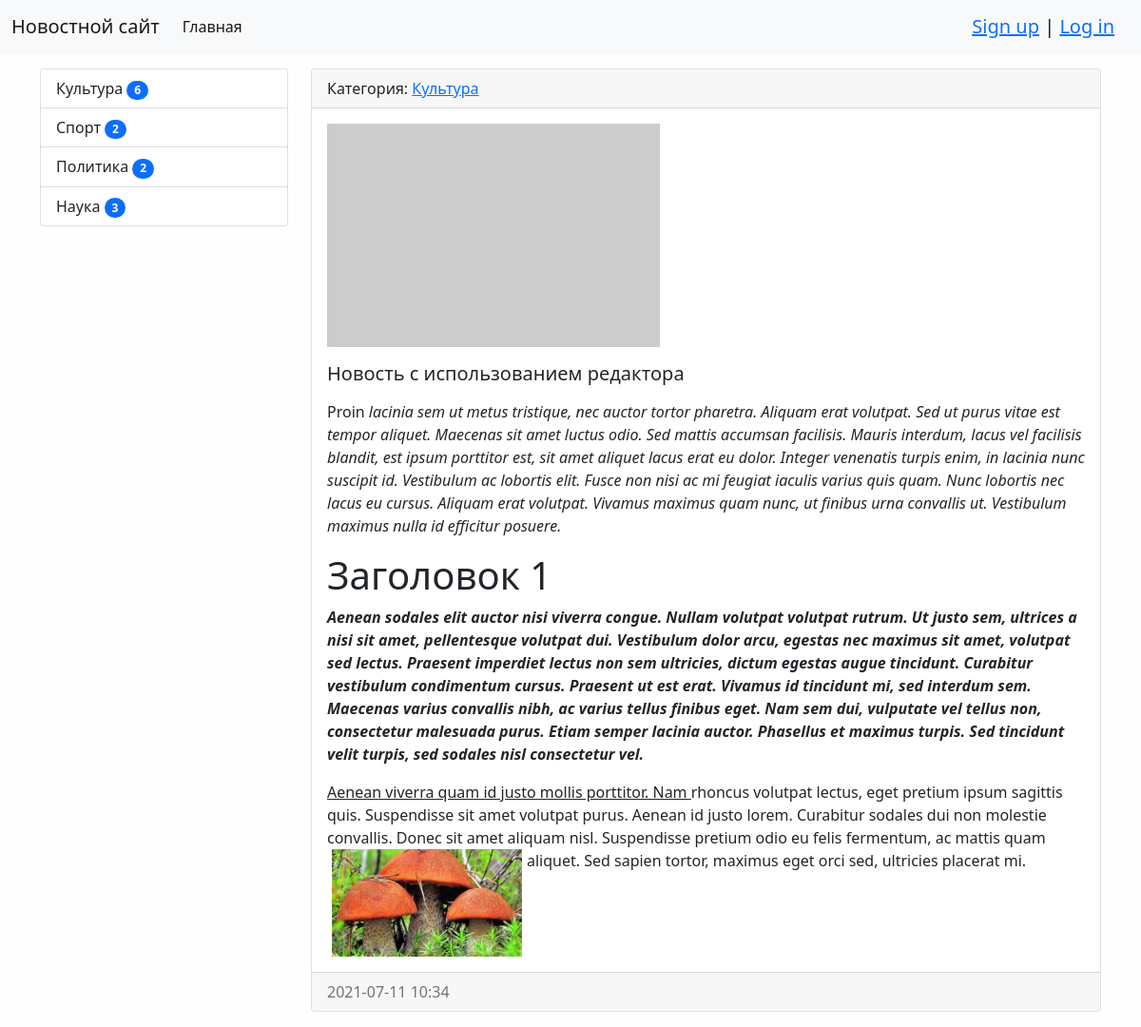
Screenshot of /news/18/ with the database file from the repository.
### news/models.py (models this page shows, shortened)
class Category(models.Model):
    title = models.CharField(max_length=150, verbose_name='Наименование', db_index=True)
    class Meta:
        verbose_name = 'Категория'
        verbose_name_plural = 'Категории'
        ordering = ['title']
    def __str__(self):
        return self.title
    def get_absolute_url(self):
        return reverse('index', kwargs={'category_id': self.pk})

class News(models.Model):
    title = models.CharField(max_length=150, verbose_name='Название')
    content = models.TextField(verbose_name='Содержание')
    creation_date = models.DateTimeField(auto_now_add=True, verbose_name='Создано')
    update_date = models.DateTimeField(auto_now=True, verbose_name='Обновлено')
    photo = models.ImageField(upload_to='photos/%Y/%m/%d/', verbose_name='Фото', blank=True)
    is_published = models.BooleanField(default=True, verbose_name='Опубликовано')
    views = models.IntegerField(default=0)
    category = models.ForeignKey('Category', on_delete=models.PROTECT, verbose_name='Категория')
    class Meta:
        verbose_name = 'Новость'
        verbose_name_plural = 'Новости'
        ordering = ['-creation_date', 'title']

### news/views.py (the view)
# urls.py: path('news/<int:pk>/', NewsOne.as_view(), name='news_one'),  # Можно через <int:pk> и <int:id>, лучше pk
class NewsOne(DetailView):
    model = News
    template_name = 'news/news_one.html'
    context_object_name = 'news_item'

### news/templatetags/news_tags.py (called while the page is built)
@register.simple_tag()
def get_categories():
    return Category.objects.annotate(amount=Count('news', filter=F('news__is_published'))).filter(amount__gt=0)

### news/templates/news/news_one.html (shortened to what this page needs)
{% extends 'base.html' %}
{% block sidebar %}
    {% include 'inc/_sidebar.html' %}
{% endblock sidebar %}
{% block content %}
      <div class="card mb-3">
          <div class="card-header">
              Категория: <a href="{{ news_item.category.get_absolute_url }}" >{{ news_item.category }}</a>
          </div>
          <div class="card-body">
              <div class="media">
                  {% if item.photo %}
                  <img class="mb-3" src="{{ news_item.photo.url }}" alt="" width="350">
                  {% else %}
                  <img class="mb-3" src="https://picsum.photos/350/235/?blur=2" alt="">
                  {% endif %}
              </div>
              <div class="media-body">
                  <h5 class="card-title">{{ news_item.title }}</h5>
                  {% autoescape off %}
                  <p class="card-text">{{ news_item.content}}</p>
                  {% endautoescape %}
              </div>
          </div>
          <div class="card-footer text-muted">
              {{ news_item.creation_date | date:"Y-m-d H:i" }}
          </div>
      </div>
{% endblock content %}

### templates/inc/_sidebar.html (shortened to what this page needs)
{% load news_tags %}
<div class="list-group">
    {% get_categories as categories %}
    {% for item in categories %}
    <a href="{{ item.get_absolute_url }}" class="list-group-item list-group-item-action">
        {{ item.title }} <span class="badge bg-primary rounded-pill">{{ item.amount }}</span>
    </a>
    {% endfor %}
</div>

### mysite/static/css/style.css (style rules this page uses)
body { background-color: #fefefe; }

### rows the page displays
Category: title "Культура", amount "6"
Category: title "Спорт", amount "2"
Category: title "Политика", amount "2"
Category: title "Наука", amount "3"
News: category "Культура", title "Новость с использованием редактора", content "Proin lacinia sem ut metus tristique, nec auctor tortor pharetra. Aliquam erat volutpat. Sed ut purus vitae est tempor aliquet. Maecenas sit amet luctus odio. Sed mattis accumsan facilisis. Mauris interdum, lacus vel facilisis blandit, est ipsum porttitor est, sit amet aliquet lacus erat eu dolor. Integer venenatis turpis enim, in lacinia nunc suscipit id. Vestibulum ac lobortis elit. Fusce non nisi ac mi feugiat iaculis varius quis quam. Nunc lobortis nec lacus eu cursus. Aliquam erat volutpat. Vivamus maximus quam nunc, ut finibus urna convallis ut. Vestibulum maximus nulla id efficitur posuere. Заголовок 1 Aenean sodales elit auctor nisi viverra congue. Nullam volutpat volutpat rutrum.…", content (picture), creation_date "2021-07-11 10:34"
